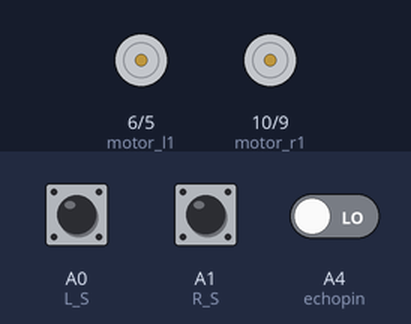
Simulated run of this sketch. Board: Arduino Uno, built with avr-gcc and run on an emulated ATmega328P. On the bench: motor-driver pin pairs drawn as motors (green arrow = first pin HIGH = forward, orange = second pin HIGH = backward, longer = more drive). The test bench sets the inputs (shaded band); at power-on: A0 (L_S) HIGH, A1 (R_S) HIGH, A4 (echopin) LOW.

Above: at 1.5 s.
At 2.17 s:
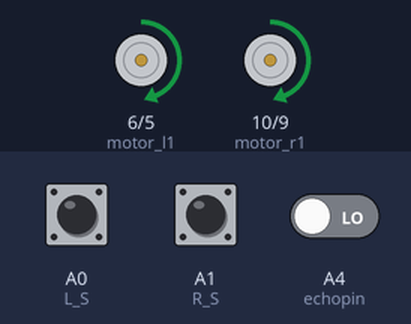
At 4.2 s:
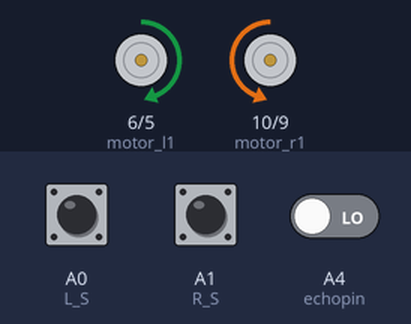
At 6.35 s:
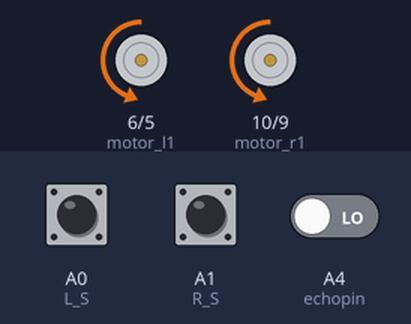
Timing chart, 0 to 7.9 s (numbered marks = the images above):
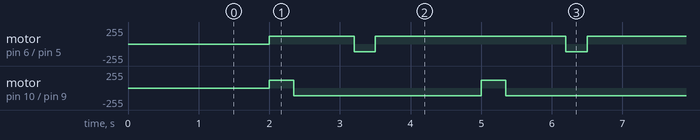

Measured:
- by itself, motor on pin 6 (motor_l1) / pin 5 (motor_l2): repeats every 3.0 s: backward 115/255 0.30 s, forward 115/255 2.7 s
- by itself, motor on pin 10 (motor_r1) / pin 9 (motor_r2): alternates forward 115/255 for 0.35 s and backward 115/255 for 2.7 s

The sketch:

Line_Following_and_Obstacle_Avoidance_Robot.ino
```cpp
#define echopin A4 // Echo pin
#define trigpin A5 // Trigger pin


int motor_r2 = 9;
int motor_r1 = 10;

int motor_l2 = 5;
int motor_l1 = 6;


int speed = 115;

int  frontdist;
long duration;

int setdist = 10;

int L_S = A0; //Left IR Sensor
int R_S = A1; //Right IR Sensor

int leftSensorState;
int rightSensorState;

void setup(){

 pinMode(motor_l1, OUTPUT);
 pinMode(motor_l2, OUTPUT);

 pinMode(motor_r1, OUTPUT);
 pinMode(motor_r2, OUTPUT);

 pinMode (trigpin, OUTPUT);
 pinMode (echopin, INPUT);

 pinMode(L_S, INPUT);
 pinMode(R_S, INPUT);

 Serial.begin(9600);
 delay(1000);
 }

void loop(){
frontdist = data();

leftSensorState = digitalRead(L_S);
rightSensorState = digitalRead(R_S);

//Serial.println("Front Distance: ");
//Serial.println(frontdist);

//Serial.println("Left Sensor: ");
//Serial.println(leftSensorState);

//Serial.println("Right Sensor: ");
//Serial.println(rightSensorState);

//delay(3000);

if(frontdist>setdist){
if ((leftSensorState == 0)&&(rightSensorState == 0)){forward();}
if ((leftSensorState == 0)&&(rightSensorState == 1)){turnRight();}
if ((leftSensorState == 1)&&(rightSensorState == 0)){turnLeft();}
}else{

turnLeft();
delay(350);
forward();
delay(850);
turnRight();
delay(300);
forward();
delay(500);
//turnRight();
//delay(350);
//forward();
//delay(500);
}

}

long data(){
 digitalWrite(trigpin,LOW);
 delayMicroseconds(2);
 digitalWrite(trigpin,HIGH);
 delayMicroseconds(10);
 duration=pulseIn (echopin,HIGH);
 return duration / 29 / 2;
}

void stop(){
 //Serial.println("Stopping...");
 analogWrite(motor_l1, 0);
 analogWrite(motor_l2, 0);
 analogWrite(motor_r1, 0);
 analogWrite(motor_r2, 0);
}

void forward(){
 //Serial.println("Moving Forward...");
 analogWrite(motor_l1, speed);
 analogWrite(motor_l2, 0);
 analogWrite(motor_r1, 0);
 analogWrite(motor_r2, speed);
}

void backword(){
 //Serial.println("Moving Backward...");
 analogWrite(motor_l1, 0);
 analogWrite(motor_l2, speed);
 analogWrite(motor_r1, speed);
 analogWrite(motor_r2, 0);
}


void turnRight(){
//Serial.println("Moving Right...");
analogWrite(motor_l1, 0);
analogWrite(motor_l2, speed);
analogWrite(motor_r1, 0);
analogWrite(motor_r2, speed);
}

void turnLeft(){
//Serial.println("Moving Left...");
analogWrite(motor_l1, speed);
analogWrite(motor_l2, 0);
analogWrite(motor_r1, speed);
analogWrite(motor_r2, 0);
}
```
